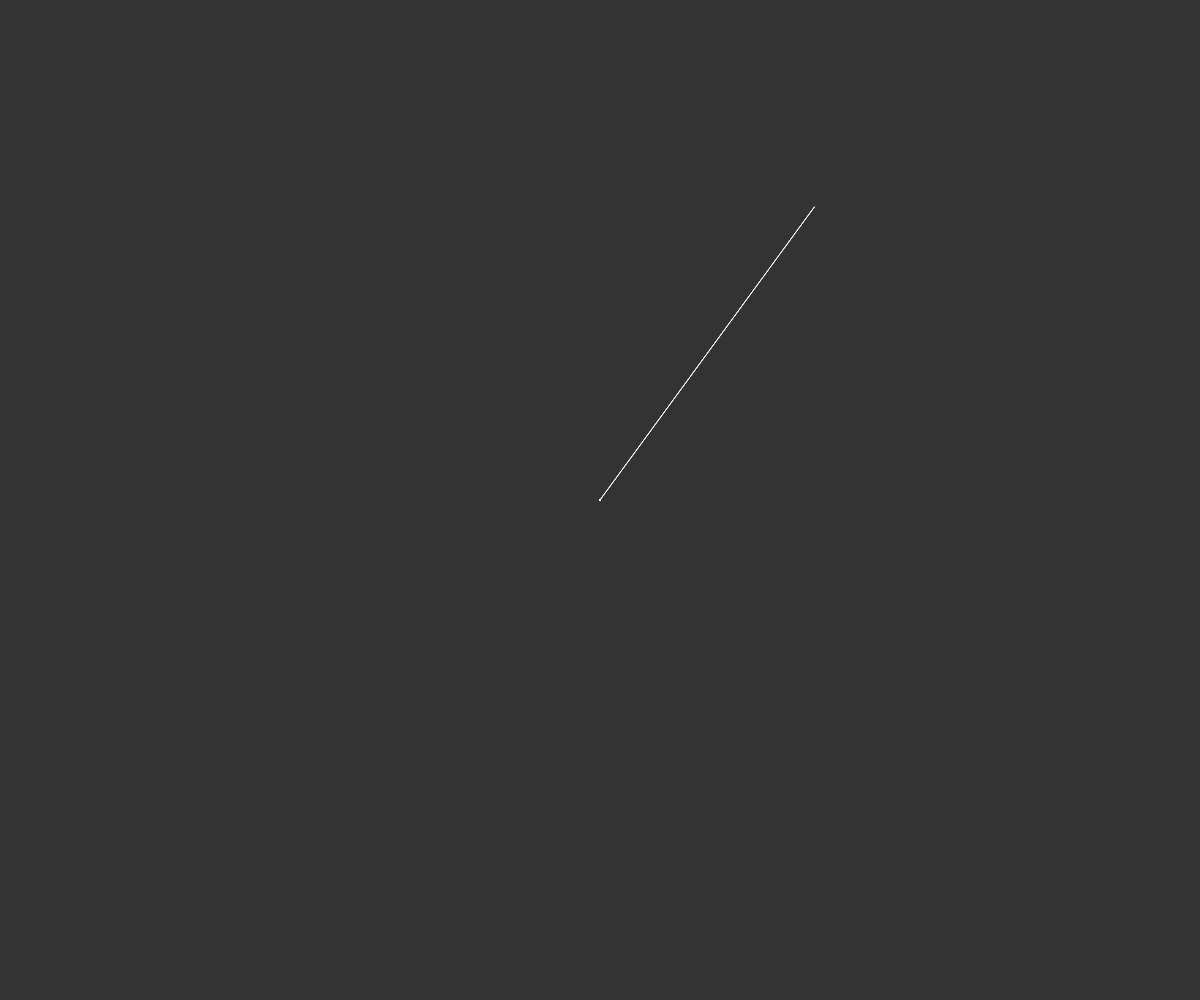
Frame 1 (no input)
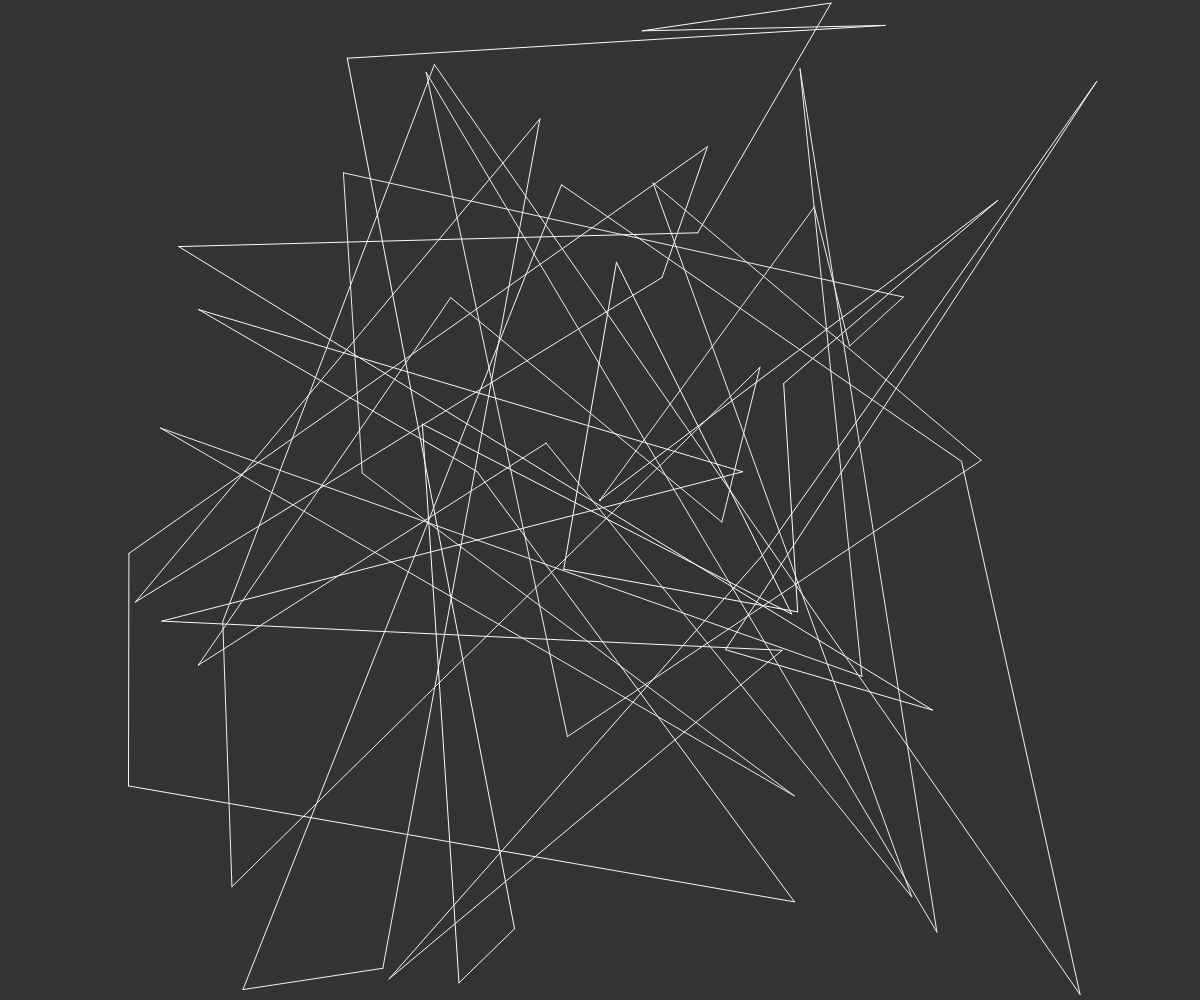
Frame 60 (no input)
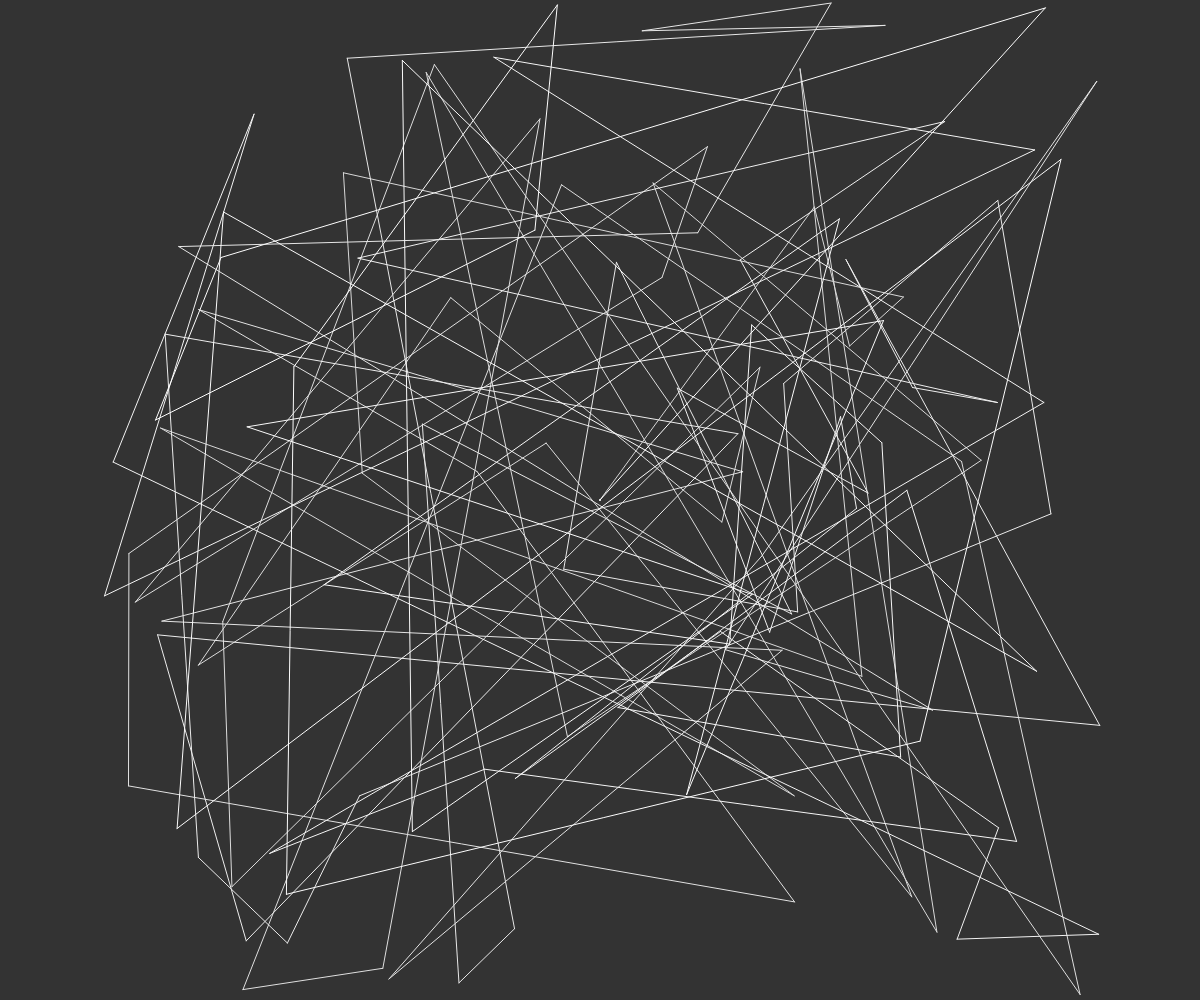
Frame 120 (the mouse pressed at the canvas centre since frame 60)

The p5.js sketch that drew these frames (run headless with seeded random() and noise() and a simulated clock; from frame 60 on, the mouse is pressed at the canvas centre):

// p5.js sketch
// ── sketch.js
const num = 600;
const range = 500;

const ax = [];
const ay = [];

function setup() {
	createCanvas(window.innerWidth, window.innerHeight);
	for (let i = 0; i < num; i++) {
		ax[i] = width / 2;
		ay[i] = height / 2;
	}
	frameRate(60);
}

function draw() {
	background(51);

	for (let i = 1; i < num; i++) {
		ax[i - 1] = ax[i];
		ay[i - 1] = ay[i];
	}

	ax[num - 2] += random(-range, range);
	ay[num - 2] += random(-range, range);

	ax[num - 1] = constrain(ax[num - 1], 0, window.innerWidth);
	ay[num - 1] = constrain(ay[num - 1], 0, window.innerHeight);

	for (let j = 1; j < num; j++) {
		// Older lines have a lighter color
		const grayscale = j / num * 204.0 + 51;
		stroke(grayscale);
		line(ax[j - 1], ay[j - 1], ax[j], ay[j]);
	}
}
